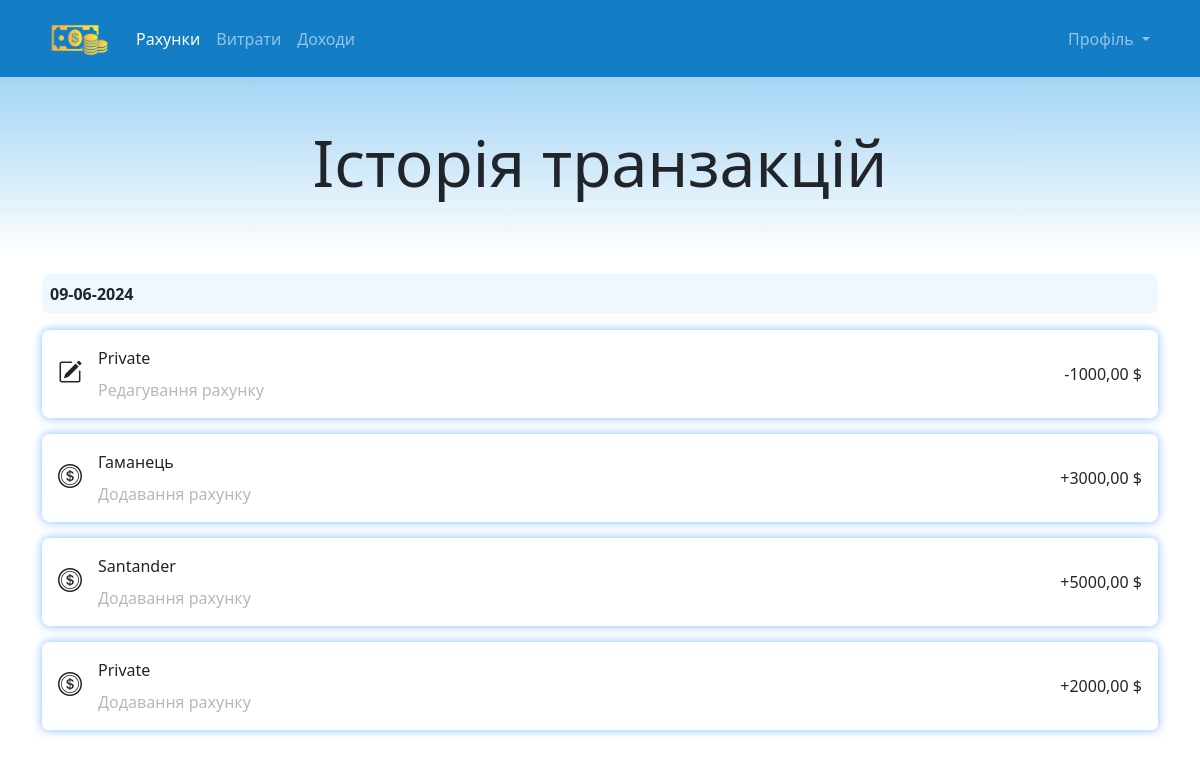
Page /finance/transaction_history/ (signed in) on the committed database.
### finance/models.py (models this page shows, shortened)
class AccountHistory(models.Model):
    user = models.ForeignKey(User, on_delete=models.CASCADE)
    account = models.ForeignKey(Account, on_delete=models.CASCADE)
    date_and_time = models.DateTimeField(auto_now_add=True)
    change_type = models.ForeignKey(ChangeType, on_delete=models.CASCADE)
    amount = models.DecimalField(max_digits=10, decimal_places=2)
    class Meta:
        verbose_name = 'Зміна в рахунку'
        verbose_name_plural = 'Зміни в рахунках'

class ChangeType(models.Model):
    change_name = models.CharField(max_length=50, unique=True, null=False, blank=False)
    icon_name = models.CharField(max_length=50, null=False, blank=False)
    class Meta:
        verbose_name = 'Назва та іконка зміни в рахунку'
        verbose_name_plural = 'Назви та іконки змін в рахунках'

class Account(models.Model):
    user = models.ForeignKey(User, on_delete=models.CASCADE)
    account_name = models.CharField(max_length=100, blank=False, null=False)
    account_amount = models.DecimalField(max_digits=10, decimal_places=2, blank=False, null=False)
    date_and_time_of_creation = models.DateTimeField(auto_now_add=True)
    category = models.ForeignKey(AccountCategory, on_delete=models.CASCADE, blank=False, null=False)
    is_active = models.BooleanField(default=True)
    class Meta:
        verbose_name = 'Рахунок'
        verbose_name_plural = 'Рахунки'

### finance/views.py (the view)
# urls.py: path('transaction_history/', views.transaction_history, name='transaction_history'),
@login_required
def transaction_history(request):
    history = AccountHistory.objects.filter(user=request.user)
    transactions = Transaction.objects.filter(user=request.user)
    combined_history = sorted(
        chain(history, transactions),
        key=attrgetter('date_and_time'),
        reverse=True
    )
    profile = request.user.profile
    currency_initials = profile.currency.initials if profile.currency else ''
    return render(request, 'finance/transaction_history.html', {'history': combined_history, 'currency_initials': currency_initials})

### finance/templates/finance/transaction_history.html (shortened to what this page needs)
{% extends 'finance/loyout_finance.html' %}
{% load static %}
{% block links %}
  <link href="{% static 'pages/css/general/header.css' %}" rel="stylesheet">
  <link href="{% static 'finance/css/transaction_history/transaction_history.css' %}" rel="stylesheet">
{% endblock %}
{% block accounts_active %}active{% endblock %}
{% block content %}
  <div class="container-fluid header text-center py-5">
    <h1 class="display-4">Історія транзакцій</h1>
  </div>
  <div class="container mb-4">
    <div class="list-group">
      {% for record in history %}
        {% with record.date_and_time|date:"d-m-Y" as current_date %}
          {% ifchanged current_date %}
            <div class="date-separator">{{ current_date }}</div>
          {% endifchanged %}
        {% endwith %}
        <div class="list-group-item transaction">
          {% if record.change_type %}
            <div class="d-flex align-items-center">
              <i class="transaction-icon {{ record.change_type.icon_name }}"></i>
              <div class="account-details">
                <p class="account-name mb-1 mb-sm-2">{{ record.account.account_name }}</p>
                <p class="account-changes">{{ record.change_type.change_name }}</p>
              </div>
            </div>
            <span class="transaction-amount">
              {% if record.change_type.change_name == 'Видалення рахунку' %}
                -{{ record.amount }}
              {% elif record.amount > 0 %}
                +{{ record.amount }}
              {% else %}
                {{ record.amount }}
              {% endif %}
              {{ currency_initials }}
            </span>
          {% endif %}
        </div>
      {% endfor %}
    </div>
  </div>
{% endblock %}

### finance/templates/finance/loyout_finance.html (shortened to what this page needs)
{% load static %}
<!DOCTYPE html>
<html lang="en">
<head>
  <link
    href="https://cdn.jsdelivr.net/npm/bootstrap@5.3.3/dist/css/bootstrap.min.css"
    rel="stylesheet"
  />
  <link href="https://cdn.jsdelivr.net/npm/bootstrap-icons/font/bootstrap-icons.css" rel="stylesheet">
  <link rel="stylesheet" href="{% static 'pages/css/general/navigation_menu.css' %}">
  {% block links %}{% endblock %}
</head>
<body>
  <nav class="navbar navbar-expand-lg navbar-dark custom-nav">
    <div class="container">
      <a class="navbar-brand" href="{% url 'finance:accounts' %}">
        <img src="{% static 'pages/img/logo.png' %}" alt="Logo" width="70" />
      </a>
      <div class="collapse navbar-collapse justify-content-between" id="navbarNav">
        <ul class="navbar-nav">
          <li class="nav-item">
            <a class="nav-link {% block accounts_active %}{% endblock %}" href="{% url 'finance:accounts' %}">Рахунки</a>
          </li>
          <li class="nav-item">
            <a class="nav-link {% block expenses_active %}{% endblock %}" href="{% url 'finance:expenses' %}">Витрати</a>
          </li>
          <li class="nav-item">
            <a class="nav-link {% block income_active %}{% endblock %}" href="{% url 'finance:income' %}">Доходи</a>
          </li>
        </ul>
        <ul class="navbar-nav">
          <li class="nav-item dropdown">
            <a class="nav-link dropdown-toggle {% block profile_active %}{% endblock %}" href="#" id="navbarDropdown" role="button" data-bs-toggle="dropdown"
              aria-expanded="false">
              Профіль
            </a>
          </li>
        </ul>
      </div>
    </div>
  </nav>
  {% block content %}{% endblock %}
</body>
</html>

### pages/static/pages/css/general/navigation_menu.css (style rules this page uses)
.custom-nav { background-color: #137DC5; }

### pages/static/pages/css/general/header.css (style rules this page uses)
.header { background: linear-gradient(180deg, #a4d4f4, #ffffff); }
@media (min-width: 332px) { .header h1 { font-size: 2.5rem; } }
@media (min-width: 576px) { .header h1 { font-size: 3rem; } }
@media (min-width: 768px) { .header h1 { font-size: 4rem; } }
@media (min-width: 992px) { .header h1 { font-size: 4rem; } }

### finance/static/finance/css/transaction_history/transaction_history.css (style rules this page uses)
@media (min-width: 576px) { .list-group span, .list-group p, .date-separator { font-size: 1rem;; } }
@media (min-width: 576px) { .transaction-icon { width: 40px; height: 40px; font-size: 1.5rem; } }
.transaction { display: flex; align-items: center; justify-content: space-between; padding: 1rem; margin-bottom: 1rem; border: 0px solid; border-radius: 0.5rem; box-shadow: 0 0 10px rgba(0, 123, 255, 0.5); }
.account-details { display: flex; flex-direction: column; }
.account-name { margin: 0; }
.account-changes { margin: 0; color: rgba(113, 113, 113, 0.5); }
.date-separator { font-weight: bold; background-color: #f0f8ff; padding: 0.5rem; border-radius: 0.5rem; margin: 1rem 0; }

### rows in the picture
AccountHistory: date_and_time "09-06-2024", account.account_name "Private", change_type.change_name "Редагування рахунку", amount "-1000,00", currency_initials "$"
AccountHistory: account.account_name "Гаманець", change_type.change_name "Додавання рахунку", amount "3000,00", currency_initials "$"
AccountHistory: account.account_name "Santander", change_type.change_name "Додавання рахунку", amount "5000,00", currency_initials "$"
AccountHistory: account.account_name "Private", change_type.change_name "Додавання рахунку", amount "2000,00", currency_initials "$"
